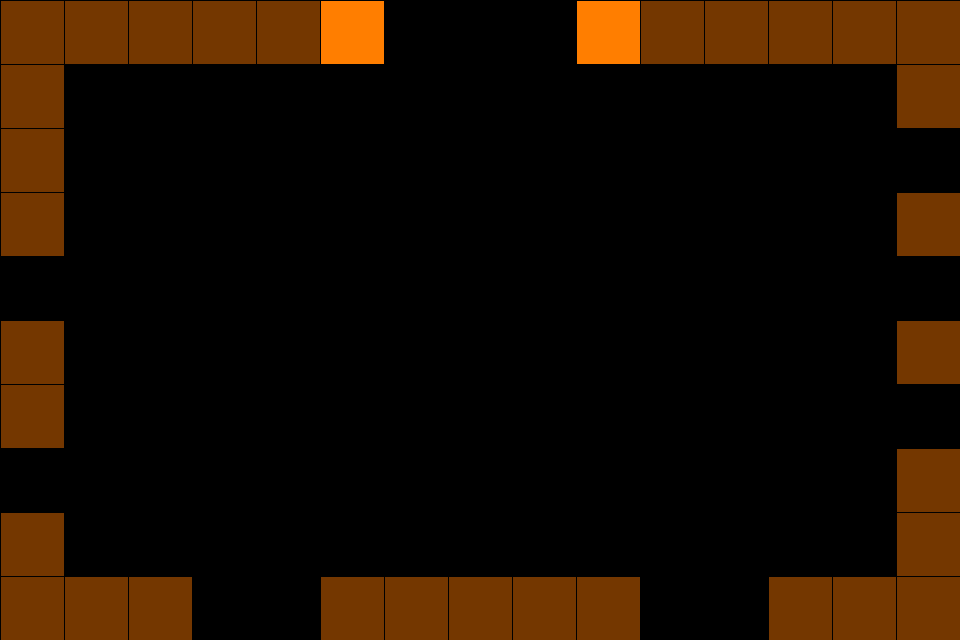

Below is a game level as drawn by its tile map, then a one-line description and the .tmx file that defines it, in full:
An orthogonal 30x40 tile map with 32x16 px tiles, 1 tile layer (Tile Layer 1) and 12 objects.

<map version="1.9" tiledversion="1.9.2" orientation="orthogonal" renderorder="right-down" width="30" height="40" tilewidth="32" tileheight="16" infinite="0" nextlayerid="3" nextobjectid="13">
 <tileset firstgid="1" source="Stations.tsx" />
 <layer id="1" name="Tile Layer 1" width="30" height="40">
  <data encoding="csv">
0,0,0,0,0,0,0,0,0,0,0,0,0,0,0,0,0,0,0,0,0,0,0,0,0,0,0,0,0,0,
0,0,0,0,0,0,0,0,0,0,0,0,0,0,0,0,0,0,0,0,0,0,0,0,0,0,0,0,0,0,
12,0,0,0,0,0,0,0,0,0,0,0,0,0,0,0,0,0,0,0,0,0,0,0,0,0,0,0,0,0,
7,0,7,0,7,0,7,0,7,0,6,0,0,0,0,0,0,0,6,0,7,0,7,0,7,0,7,0,7,0,
0,0,0,0,0,0,0,0,0,0,0,0,0,0,0,0,0,0,0,0,0,0,0,0,0,0,0,0,0,0,
0,0,0,0,0,0,0,0,0,0,0,0,0,0,0,0,0,0,0,0,0,0,0,0,0,0,0,0,0,0,
0,0,0,0,0,0,0,0,0,0,0,0,0,0,0,0,0,0,0,0,0,0,0,0,0,0,0,0,0,0,
7,0,0,0,0,0,0,0,0,0,0,0,0,0,0,0,0,0,0,0,0,0,0,0,0,0,0,0,7,0,
0,0,0,0,0,0,0,0,0,0,0,0,0,0,0,0,0,0,0,0,0,0,0,0,0,0,0,0,0,0,
0,0,0,0,12,0,0,0,0,0,0,0,0,0,0,0,0,0,0,0,0,0,0,0,0,0,0,0,0,0,
0,0,0,0,0,0,0,0,0,0,0,0,0,0,0,0,0,0,0,0,0,0,0,0,0,0,0,0,0,0,
7,0,0,0,0,0,0,0,0,0,0,0,0,0,0,0,0,0,0,0,0,0,0,0,0,0,0,0,0,0,
0,0,0,0,0,0,0,0,0,0,0,0,0,0,0,0,0,0,0,0,0,0,0,0,0,0,0,0,0,0,
0,0,0,0,0,0,0,0,0,0,0,0,0,0,0,0,0,0,0,0,0,0,0,0,0,0,0,0,0,0,
0,0,0,0,0,0,0,0,0,0,0,0,0,0,0,0,0,0,0,0,0,0,0,0,0,0,0,0,0,0,
7,0,0,0,0,0,0,0,0,0,0,0,0,0,0,0,0,0,0,0,0,0,0,0,0,0,0,0,7,0,
0,0,0,0,0,0,0,0,0,0,0,0,0,0,0,0,0,0,0,0,0,0,0,0,0,0,0,0,0,0,
0,0,0,0,0,0,0,0,0,0,0,0,0,0,0,0,0,0,0,0,0,0,0,0,0,0,0,0,0,0,
0,0,0,0,0,0,0,0,0,0,0,0,0,0,0,0,0,0,0,0,0,0,0,0,0,0,0,0,0,0,
0,0,0,0,0,0,0,0,0,0,0,0,0,0,0,0,0,0,0,0,0,0,0,0,0,0,0,0,0,0,
0,0,0,0,0,0,0,0,0,0,0,0,0,0,0,0,0,0,0,0,0,0,0,0,0,0,0,0,0,0,
0,0,0,0,0,0,0,0,0,0,0,0,0,0,0,0,0,0,0,0,0,0,0,0,0,0,0,0,0,0,
0,0,0,0,0,0,0,0,0,0,0,0,0,0,0,0,0,0,0,0,0,0,0,0,0,0,0,0,0,0,
7,0,0,0,0,0,0,0,0,0,0,0,0,0,0,0,0,0,0,0,0,0,0,0,0,0,0,0,7,0,
0,0,0,0,0,0,0,0,0,0,0,0,0,0,0,0,0,0,0,0,0,0,0,0,0,0,0,0,0,0,
0,0,0,0,0,0,0,0,0,0,0,0,0,0,0,0,0,0,0,0,0,0,0,0,0,0,0,0,0,0,
0,0,0,0,0,0,0,0,0,0,0,0,0,0,0,0,0,0,0,0,0,0,0,0,0,0,0,0,0,0,
7,0,0,0,0,0,0,0,0,0,0,0,0,0,0,0,0,0,0,0,0,0,0,0,0,0,0,0,0,0,
0,0,0,0,0,0,0,0,0,0,0,0,0,0,0,0,0,0,0,0,0,0,0,0,0,0,0,0,0,0,
0,0,0,0,0,0,0,0,0,0,0,0,0,0,0,0,0,0,0,0,0,0,0,0,0,0,0,0,0,0,
0,0,0,0,0,0,0,0,0,0,0,0,0,0,0,0,0,0,0,0,0,0,0,0,0,0,0,0,0,0,
0,0,0,0,0,0,0,0,0,0,0,0,0,0,0,0,0,0,0,0,0,0,0,0,0,0,0,0,7,0,
0,0,0,0,0,0,0,0,0,0,0,0,0,0,0,0,0,0,0,0,0,0,0,0,0,0,0,0,0,0,
0,0,0,0,0,0,0,0,0,0,0,0,0,0,0,0,0,0,0,0,0,0,0,0,0,0,0,0,0,0,
0,0,0,0,0,0,0,0,0,0,0,0,0,0,0,0,0,0,0,0,0,0,0,0,0,0,0,0,0,0,
7,0,0,0,0,0,0,0,0,0,0,0,0,0,0,0,0,0,0,0,0,0,0,0,0,0,0,0,7,0,
0,0,0,0,0,0,0,0,0,0,0,0,0,0,0,0,0,0,0,0,0,0,0,0,0,0,0,0,0,0,
0,0,0,0,0,0,0,0,0,0,0,0,0,0,0,0,0,0,0,0,0,0,0,0,0,0,0,0,0,0,
0,0,0,0,0,0,0,0,0,0,0,0,0,0,0,0,0,0,0,0,0,0,0,0,0,0,0,0,0,0,
7,0,7,0,7,0,0,0,0,0,7,0,7,0,7,0,7,0,7,0,0,0,0,0,7,0,7,0,7,0
</data>
 </layer>
 <objectgroup id="2" name="blocks">
  <object id="1" x="2.5" y="1.5">
   <polygon points="0,0 380.5,-1.5 381,60 -2.5,61.5" />
  </object>
  <object id="2" x="9" y="75.5" width="55" height="181.5" />
  <object id="3" x="2" y="321" width="62" height="128.5" />
  <object id="4" x="1.5" y="512.5" width="61.5" height="127.5" />
  <object id="5" x="63.5" y="578.5" width="127.5" height="61.5" />
  <object id="6" x="321" y="578.5" width="318" height="61" />
  <object id="7" x="768.667" y="578" width="191.333" height="62" />
  <object id="8" x="896.667" y="448.667" width="62.6667" height="128" />
  <object id="9" x="897.333" y="322" width="62.6667" height="61.3333" />
  <object id="10" x="897.333" y="192" width="62" height="64" />
  <object id="11" x="897.333" y="2" width="63.3333" height="126" />
  <object id="12" x="578" y="0.666667" width="318" height="64.6667" />
 </objectgroup>
</map>
